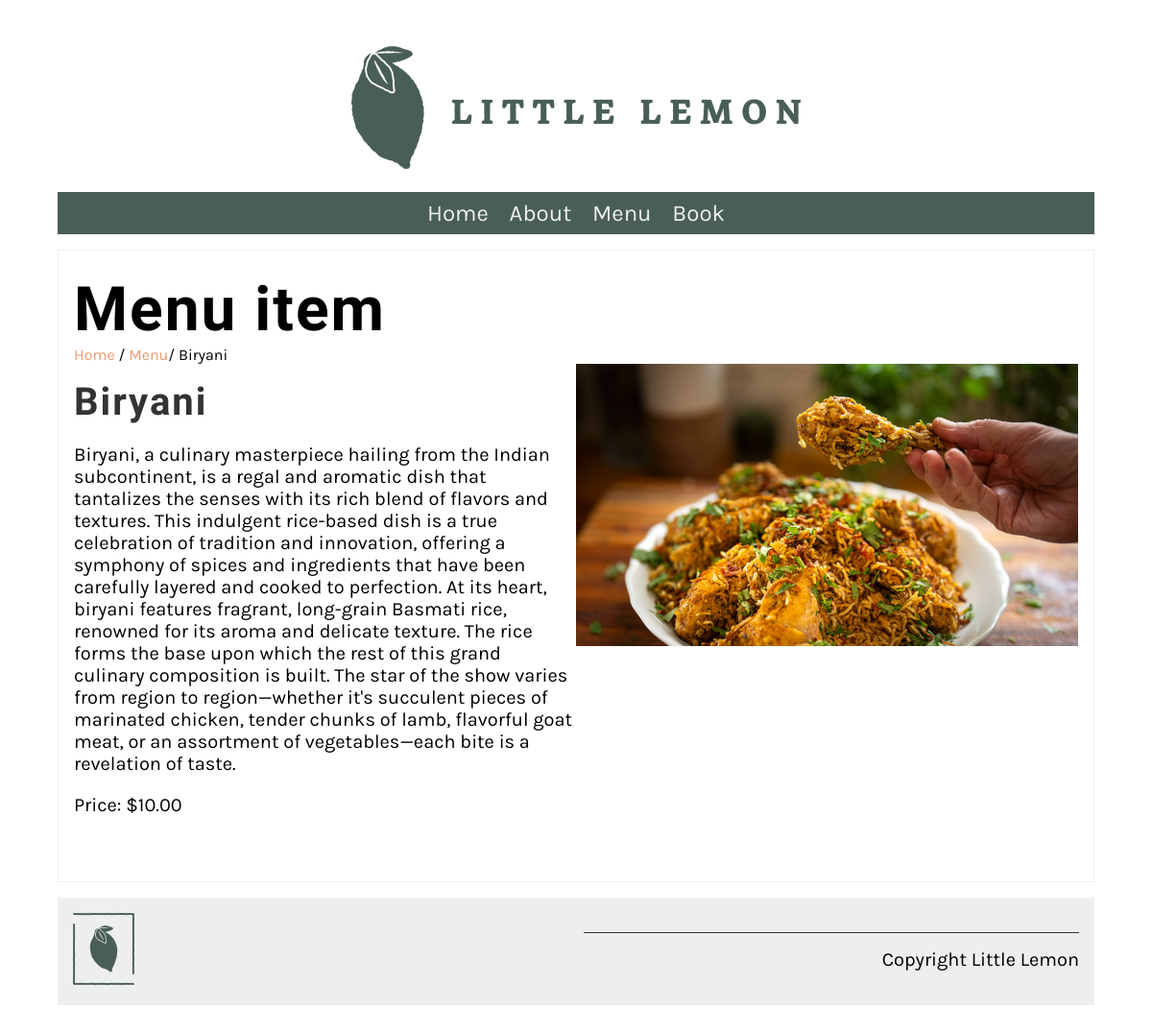
Screenshot of /menu_item/1/ with the database file from the repository.
### restaurant/models.py (models this page shows, shortened)
class Menu(models.Model):
   name = models.CharField(max_length=200)
   price = models.IntegerField(null=False)
   menu_item_description = models.TextField(max_length=1000, default='')

### restaurant/views.py (the view)
# urls.py: path('menu_item/<int:pk>/', views.display_menu_item, name="menu_item"),
def display_menu_item(request, pk=None):
    if pk:
        menu_item = Menu.objects.get(pk=pk)
    else:
        menu_item = ""
    return render(request, 'menu_item.html', {"menu_item": menu_item})

### restaurant/templates/menu_item.html
{% extends 'base.html' %} {% load static %} {% block content %}
<section>
  <article>
    <h1>Menu item</h1>
    <span>
      <a href="{% url 'home' %}">Home</a> / <a href="{% url 'menu' %}">Menu</a>/
      {{menu_item.name}}
    </span>
    <div class="row">
      <div class="column">
        <h2>{{ menu_item.name }}</h2>
        <p>{{ menu_item.menu_item_description }}</p>
        <p>Price: ${{ menu_item.price }}.00</p>
      </div>
      <div class="column">
        <img src="/restaurant/static/img/menu_items/{{menu_item.name}}.jpg" />
      </div>
    </div>
  </article>
</section>
{% endblock %}

### restaurant/static/css/style.css (style rules this page uses)
body { font-family: 'Karla', sans-serif; margin-top: 3rem; margin-bottom: 3rem; margin-left: 5%; margin-right: 5%; }
h1, h2, h3, h4, h5, h6 { font-family: 'Markazi Text', serif; letter-spacing: 2px;; }
h1 { font-size: 4rem; margin-top: 1.5rem; margin-bottom: 0; }
h2 { font-size: 2.5rem; color: #333333; margin:1rem 0; }
p, ul { font-size: 1.25rem;; }
a { color: #EE9972; text-decoration: none; }
section { display: flex; gap: 2rem 1rem; margin-top: 1rem; margin-bottom: 1rem; flex-direction: row; }
article { flex:1; }
article img { max-width: 100%; }
main article { border: 1px solid #EDEFEE; padding-left: 1rem; padding-right: 1rem; }
.row { display: flex; flex-direction: row; width: 100%; padding-bottom: 1rem; }
.column { flex-basis: 50%; margin-bottom: 1rem; padding-bottom: 1rem; }

### rows the page displays
Menu: name "Biryani", menu_item_description "Biryani, a culinary masterpiece hailing from the Indian subcontinent, is a regal and aromatic dish that tantalizes the senses with its rich blend of flavors and textures. This indulgent rice-based dish is a true celebration of tradition and innovation, offering a symphony of spices and ingredients that have been carefully layered and cooked to perfection. At its heart, biryani features fragrant, long-grain Basmati rice, renowned for its aroma and delicate texture. The rice forms the base upon which the rest of this grand culinary composition is built. The star of the show varies from region to region—whether it's succulent pieces of marinated chicken, tender chunks of lamb, flavorful goat…", price "10", name (picture)
